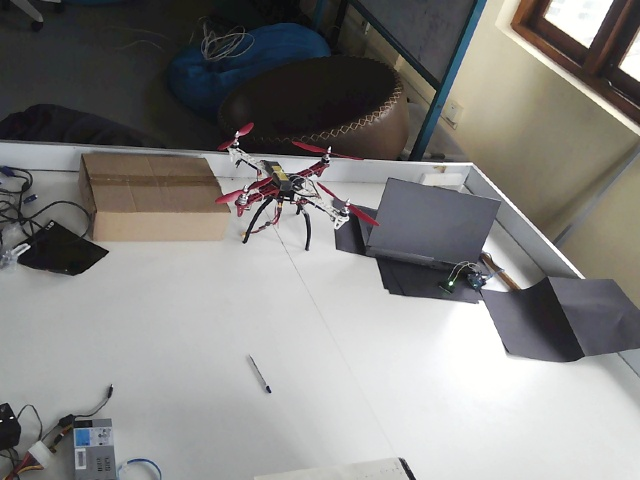
#> input picture greenlightloca/usb_green_test.jpg, 640 x 480 px, given in place of the camera
$ python tracker1.py
#> lines starting #> are read from the running program, lines starting #| are printed output that depends on the picture; after the words box and inside, x2 and y2 are one past the last pixel; in counts of white or black regions, pixels touching at a corner belong together
import cv2
import numpy as np

# --- SETTINGS FROM YOUR CALIBRATION ---
LOWER_HSV = np.array([42, 0, 183])
UPPER_HSV = np.array([75, 79, 255])
CORE_FILL_VAL = 13
EXPOSURE_VAL = -8   # Ensure this matches your manual exposure calibration
# -------------------------------------------

cap = cv2.VideoCapture(1, cv2.CAP_DSHOW)
if not cap.isOpened():
    cap = cv2.VideoCapture(0, cv2.CAP_DSHOW)

# --- LOCK CAMERA ---
cap.set(cv2.CAP_PROP_AUTO_EXPOSURE, 0.25)
cap.set(cv2.CAP_PROP_EXPOSURE, EXPOSURE_VAL)
cap.set(cv2.CAP_PROP_FRAME_WIDTH, 640)
cap.set(cv2.CAP_PROP_FRAME_HEIGHT, 480)

print(f"Tracking Started. Min Area set to 1 pixel.")

# Kernel for expanding the tiny dot
kernel = np.ones((CORE_FILL_VAL, CORE_FILL_VAL), np.uint8)

while True:
    ret, frame = cap.read()
#> frame is the input picture: shape (480, 640, 3); mean B, G, R 129.9, 131.9, 133
    if not ret:
        break

    # 1. Process Frame
    hsv = cv2.cvtColor(frame, cv2.COLOR_BGR2HSV)
#> hsv: shape (480, 640, 3); mean H, S, V 62.9, 26.8, 136.2
    mask = cv2.inRange(hsv, LOWER_HSV, UPPER_HSV)
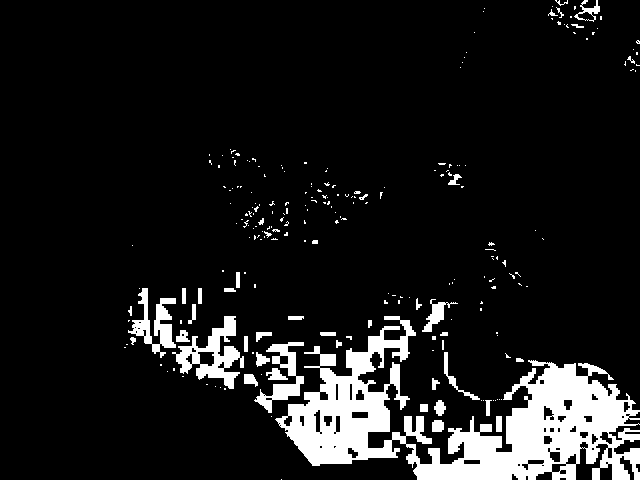
#> mask: shape (480, 640); 10.3% white; 229 white regions (185 under 20 px), largest, box (x1, y1, x2, y2) and area: (275, 316, 640, 480) 23318, (172, 316, 244, 389) 1982, (128, 288, 176, 358) 1265

    # 2. Make the tiny dot BIGGER (Dilation)
    # This helps when the LED is far away and looks like a single pixel
    mask = cv2.dilate(mask, kernel, iterations=1)
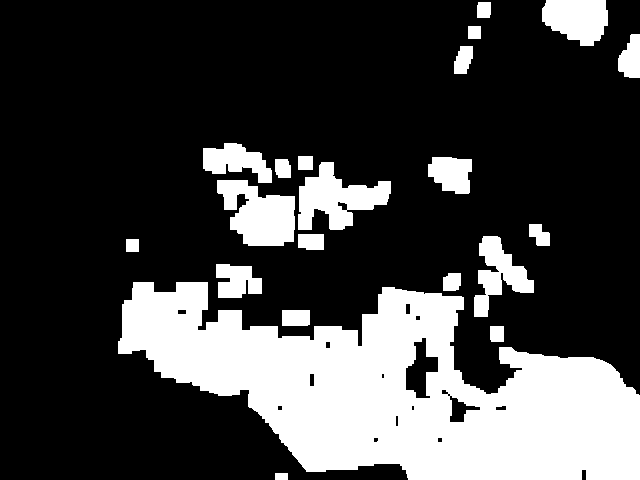
#> mask: shape (480, 640); 25.8% white; 21 white regions, largest, box (x1, y1, x2, y2) and area: (118, 282, 640, 480) 59846, (217, 180, 295, 246) 3501, (298, 162, 391, 230) 3374
    mask = cv2.morphologyEx(mask, cv2.MORPH_CLOSE, kernel)
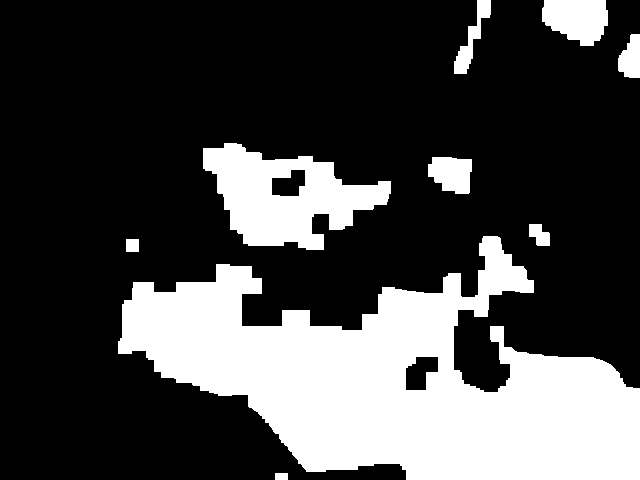
#> mask: shape (480, 640); 27.3% white; 9 white regions

    # 3. Find Contours
    contours, _ = cv2.findContours(mask, cv2.RETR_EXTERNAL, cv2.CHAIN_APPROX_SIMPLE)
#> contours = 9 contours; largest, box (x1, y1, x2, y2) and area: (118, 236, 640, 480) 66968, (203, 143, 391, 250) 11228, (542, 0, 608, 46) 2254, (428, 157, 472, 194) 1214, (454, 0, 491, 74) 792

    if contours:
        # Get the largest object in the mask
        largest_cnt = max(contours, key=cv2.contourArea)
#> largest_cnt = contour of 338 points, box (x1, y1, x2, y2) (118, 236, 640, 480), area 66968

        # CHANGED: Lowered threshold to 1. If there's even 1 white pixel, track it.
        if cv2.contourArea(largest_cnt) >= 1:
            x, y, w, h = cv2.boundingRect(largest_cnt)
#> x = 118; y = 236; w = 522; h = 244
            cx, cy = x + (w // 2), y + (h // 2)
#> cx = 379; cy = 358

            # Draw Green Box and Red Center Dot
            cv2.rectangle(frame, (x, y), (x + w, y + h), (0, 255, 0), 2)
            cv2.circle(frame, (cx, cy), 4, (0, 0, 255), -1)
#> frame: shape (480, 640, 3); mean B, G, R 128.4, 132.8, 131.4

            # Display text
            cv2.putText(frame, f"LED: {cx}, {cy}", (x, y - 10),
                        cv2.FONT_HERSHEY_SIMPLEX, 0.5, (0, 255, 0), 2)
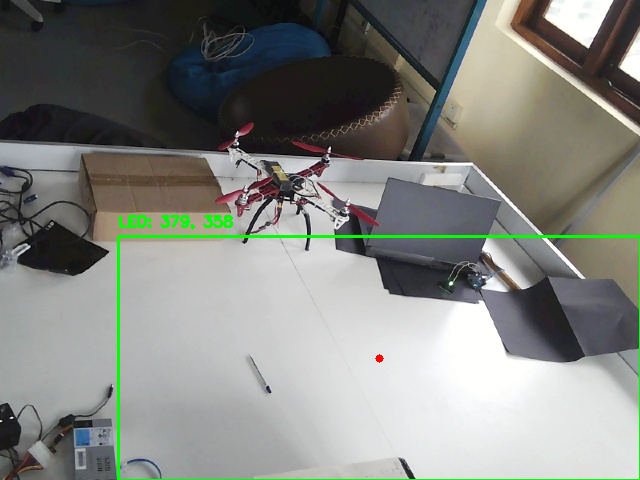
#> frame: shape (480, 640, 3); mean B, G, R 128, 133.1, 131

    # 4. Show Windows
    cv2.imshow("LED Tracker", frame)
    cv2.imshow("Mask Logic", mask)

    if cv2.waitKey(1) & 0xFF == ord('q'):
#> (key q is pressed here)
        break

cap.release()
cv2.destroyAllWindows()

$ run again, on greenlightloca/dual_hsv_setup.jpg
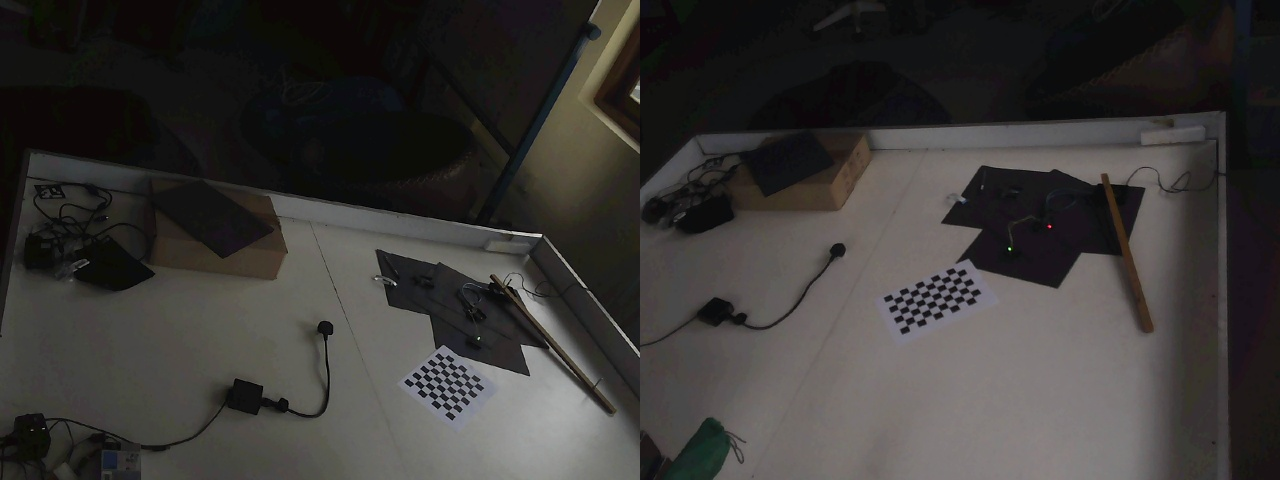
#> input picture greenlightloca/dual_hsv_setup.jpg, 1280 x 480 px, given in place of the camera
#> frame is the input picture: shape (480, 1280, 3); mean B, G, R 55.2, 57.2, 59.5
#> hsv: shape (480, 1280, 3); mean H, S, V 49.5, 37.5, 60.4
#> `mask = cv2.inRange(hsv, LOWER_HSV, UPPER_HSV)`:
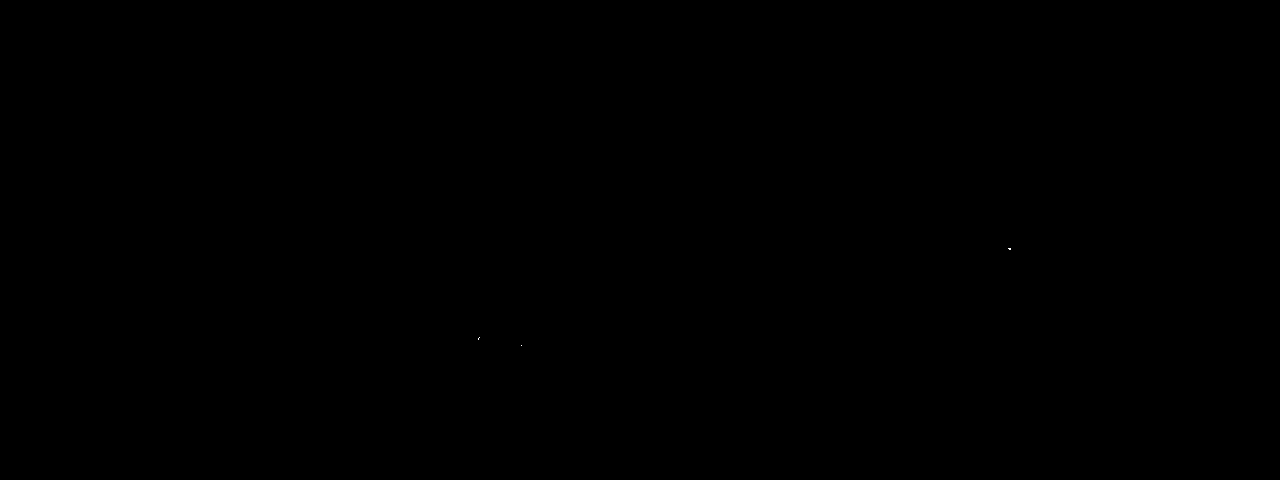
#> mask: shape (480, 1280); 0% white in thin lines or dots, all inside (x1, y1, x2, y2) = (478, 248, 1011, 346)
#> contours = 3 contours; box (x1, y1, x2, y2) and area: (1002, 242, 1017, 256) 182, (472, 331, 486, 346) 180, (515, 339, 528, 352) 144
#> largest_cnt = [[1002, 242], [1002, 254], [1003, 255], [1016, 255], [1016, 242]]
#> x = 1002; y = 242; w = 15; h = 14
#> cx = 1009; cy = 249
#> `cv2.putText(frame, f"LED: {cx}, {cy}", (x, y - 10), cv2.FONT_HERSHEY_S..`:
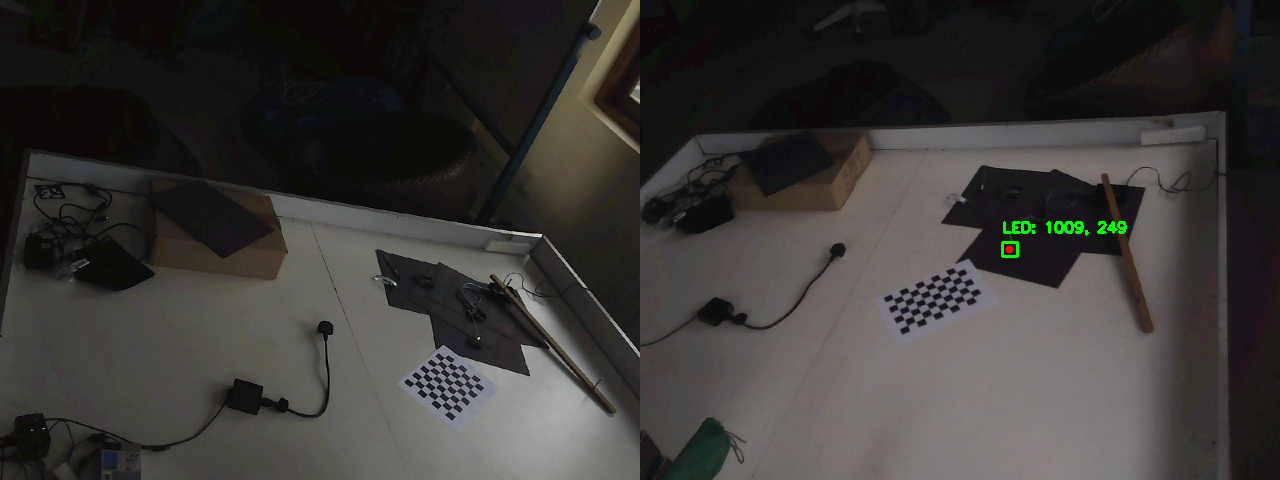
#> frame: shape (480, 1280, 3); mean B, G, R 55.1, 57.6, 59.5
